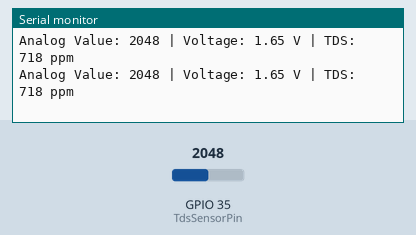
Simulated run of this sketch. Board: ESP32. Shown: the last lines printed to the serial monitor. Inputs (shaded band) come from the test bench; at power-on: GPIO 35 (TdsSensorPin) = 2048.

Above: at 1.8 s.
1.9 s: GPIO 35 (TdsSensorPin) set to 2866
At 2.8 s:
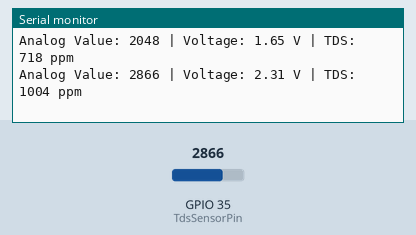
3.4 s: GPIO 35 (TdsSensorPin) set to 3603
At 4.8 s:
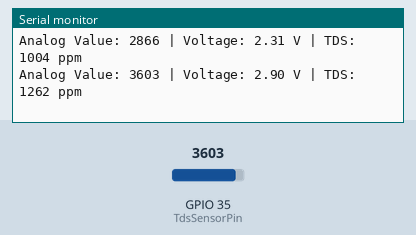
Timing chart, 0 to 6.4 s (numbered marks = the images above; inputs shaded):
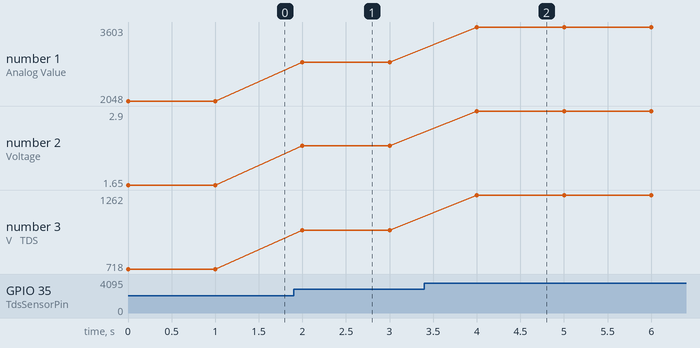

The sketch:

tds_check.ino
```cpp
#define TdsSensorPin 35   // ESP32 ADC pin where TDS sensor is connected

float tdsValue = 0;
float voltage = 0;

void setup() {
  Serial.begin(115200);
  pinMode(TdsSensorPin,INPUT);
}

void loop() {
  // Read analog value (12-bit ADC, range 0-4095 for 0-3.3V)
  int analogValue = analogRead(TdsSensorPin);

  // Convert ADC value to voltage
  voltage = analogValue * 3.3 / 4095.0;

  // Convert voltage to TDS (approx formula, calibration needed)
  // This assumes the TDS sensor outputs ~0–2.3V for 0–1000 ppm
  tdsValue = (voltage * 1000) / 2.3;

  Serial.print("Analog Value: ");
  Serial.print(analogValue);
  Serial.print(" | Voltage: ");
  Serial.print(voltage, 2);
  Serial.print(" V | TDS: ");
  Serial.print(tdsValue, 0);
  Serial.println(" ppm");

  delay(1000);
}
```

Measured:
- after the input at 1.9 s, the serial monitor: prints a new line after 0.10 s (image 1)
- after the input at 3.4 s, the serial monitor: prints a new line after 0.60 s (image 2)
- plotted number 1: 2048 → 2866 after the input at 1.9 s, 2866 → 3603 after the input at 3.4 s
- plotted number 2: 1.65 → 2.31 after the input at 1.9 s, 2.31 → 2.9 after the input at 3.4 s
- plotted number 3: 718 → 1004 after the input at 1.9 s, 1004 → 1262 after the input at 3.4 s
